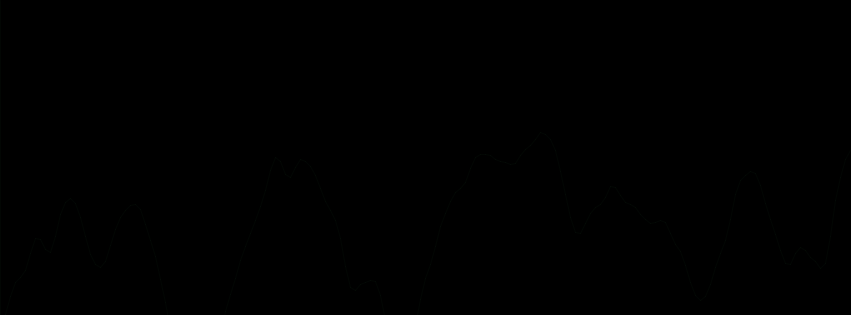
Frame 1 (no input)
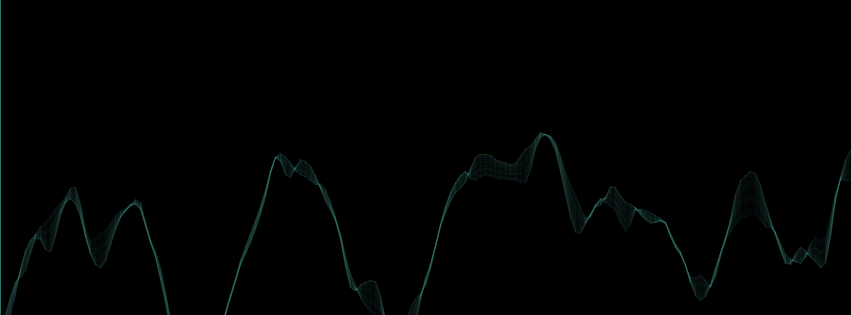
Frame 60 (the mouse pressed at the canvas centre just before this capture)
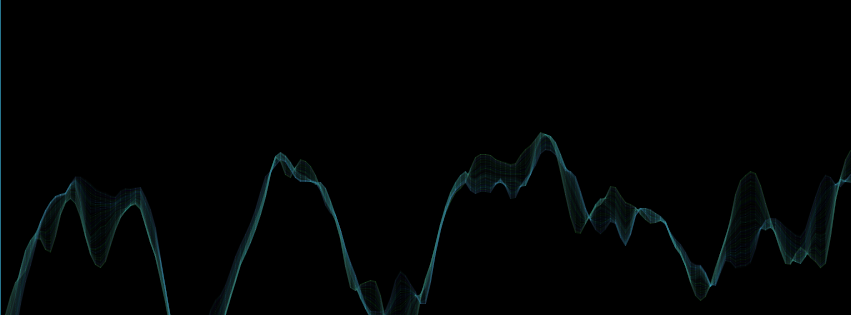
Frame 120 (the mouse held since frame 60 and released just before this capture)

The Processing sketch that drew these frames (run headless with seeded random() and noise(); from frame 60 on, the mouse is pressed at the canvas centre):

// Processing sketch: processing_100704
// ── processing_100704.pde

float tempo=0.0;
float px,py,y;

void setup(){
  size(851,315);
  background(0);
  smooth();

  noFill();
  //  frameRate(1);
}

void draw(){
  // background(0);
  stroke(60,random(255),random(255),10);
  float x=0;
  px=0;
  py=0;
  
  while(x<width){
    y=20+500*noise(x/100,tempo);
    
    line(px,py,x,y);
    px=x;
    py=y;

    x+=5;
  }

  tempo+=0.002;  
}
